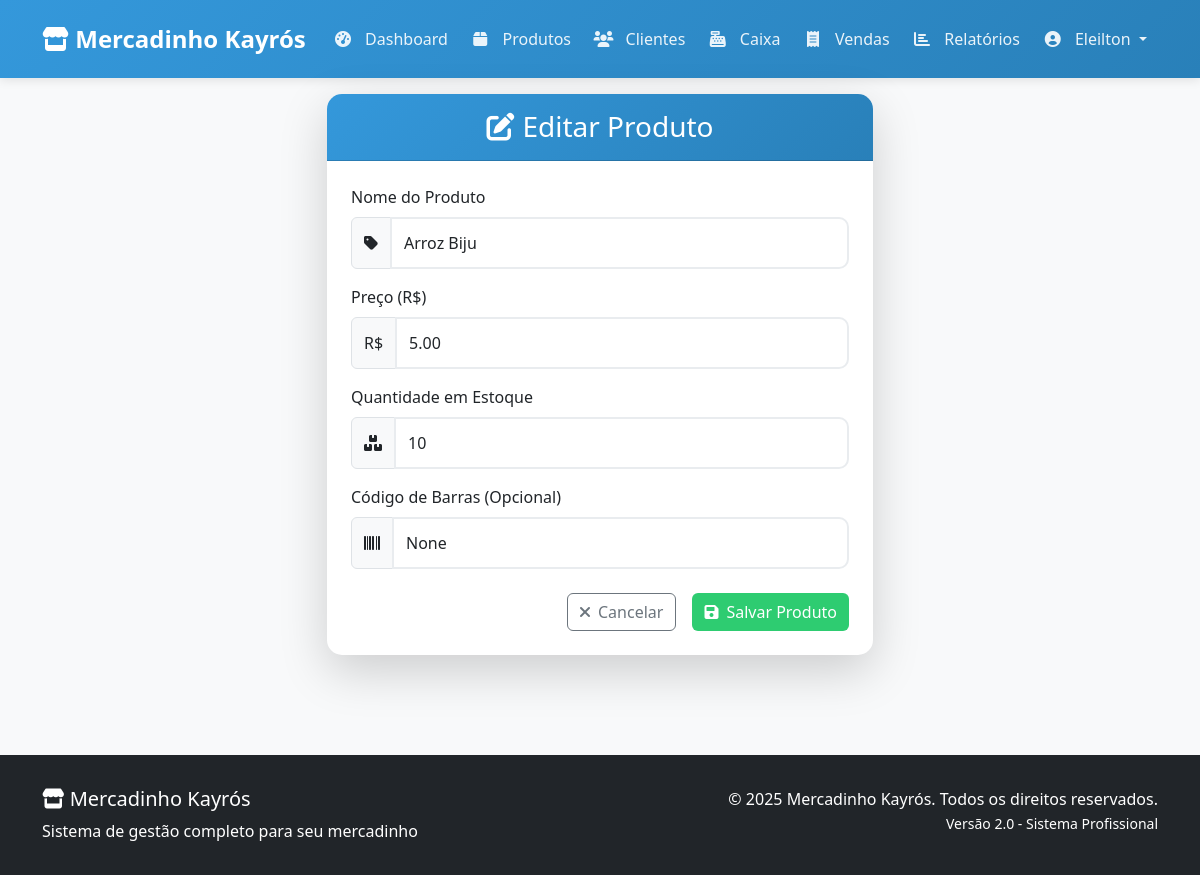
/produtos/editar/8 (signed in), run on the app's committed database.
### tables this page shows
CREATE TABLE usuarios (
        id INTEGER PRIMARY KEY AUTOINCREMENT,
        username TEXT NOT NULL UNIQUE,
        password_hash TEXT NOT NULL
    );

CREATE TABLE produtos (
        id INTEGER PRIMARY KEY AUTOINCREMENT,
        nome TEXT NOT NULL,
        preco REAL NOT NULL,
        quantidade INTEGER NOT NULL,
        codigo_barras TEXT UNIQUE
    );

### app.py (the view, shortened to what this page needs)
@app.route('/produtos/editar/<int:id>', methods=['GET', 'POST'])
@login_required
def editar_produto(id):
    produto_existente = db.buscar_produto_por_id(id)
    if not produto_existente:
        flash('Produto não encontrado.', 'danger')
        return redirect(url_for('produtos'))
    return render_template('produto_formulario.html', titulo="Editar Produto", produto=produto_existente)

### app.py (called while the page is built)
@login_manager.user_loader
def load_user(user_id):
    try:
        return db.get_user_by_id(int(user_id))
    except (ValueError, TypeError):
        return None

@app.before_request
def before_request():
    if request.method == 'POST':
        for key, value in request.form.items():
            if len(str(value)) > 1000:
                flash('Dados enviados são muito grandes!', 'danger')
                return redirect(url_for('index'))

@app.context_processor
def inject_template_vars():
    return {
        'current_year': datetime.utcnow().year,
        'current_user': current_user
    }

### logica_banco.py (called while the page is built)
def get_user_by_id(user_id):
    db = DatabaseManager()
    if not db.connect():
        return None
    user_data = db.fetch_one("SELECT * FROM usuarios WHERE id = ?", (user_id,))
    db.disconnect()
    if user_data:
        return User(
            id=user_data['id'],
            username=user_data['username'],
            password_hash=user_data['password_hash']
        )
    return None

def buscar_produto_por_id(id):
    db = DatabaseManager()
    if not db.connect():
        return None
    produto = db.fetch_one("SELECT * FROM produtos WHERE id = ?", (id,))
    db.disconnect()
    if produto:
        return dict(produto)
    return None

    def connect(self):
        try:
            self.conn = sqlite3.connect(self.db_name)
            self.conn.row_factory = sqlite3.Row  # Permite acessar resultados por nome da coluna
            self.cursor = self.conn.cursor()
            return True
        except sqlite3.Error as e:
            print(f"❌ Erro ao conectar com o banco: {e}")
            return False

    def disconnect(self):
        if self.conn:
            self.conn.close()

    def fetch_one(self, query, params=()):
        try:
            self.cursor.execute(query, params)
            row = self.cursor.fetchone()
            return dict(row) if row else None
        except sqlite3.Error as e:
            print(f"❌ Erro ao buscar dado: {e}")
            return None

### templates/produto_formulario.html (shortened to what this page needs)
{% extends "base.html" %}
{% block content %}
<div class="container">
    <div class="row justify-content-center">
        <div class="col-md-8 col-lg-6">
            <div class="card shadow-lg">
                <div class="card-header text-center">
                    <h3 class="mb-0"><i class="fas fa-{{ 'plus' if not produto else 'edit' }} me-2"></i>{{ titulo }}</h3>
                </div>
                <div class="card-body p-4">
                    <form method="POST">
                        <div class="mb-3">
                            <label for="nome" class="form-label">Nome do Produto</label>
                            <div class="input-group">
                                <span class="input-group-text"><i class="fas fa-tag"></i></span>
                                <input type="text" class="form-control" id="nome" name="nome"
                                       value="{{ produto.nome if produto }}"
                                       placeholder="Ex: Arroz, Feijão, Óleo..." required>
                            </div>
                        </div>
                        <div class="mb-3">
                            <label for="preco" class="form-label">Preço (R$)</label>
                            <div class="input-group">
                                <span class="input-group-text">R$</span>
                                <input type="number" class="form-control" id="preco" name="preco"
                                       value="{{ "%.2f"|format(produto.preco) if produto }}"
                                       step="0.01" min="0.01" placeholder="0.00" required>
                            </div>
                        </div>
                        <div class="mb-3">
                            <label for="quantidade" class="form-label">Quantidade em Estoque</label>
                            <div class="input-group">
                                <span class="input-group-text"><i class="fas fa-boxes"></i></span>
                                <input type="number" class="form-control" id="quantidade" name="quantidade"
                                       value="{{ produto.quantidade if produto }}"
                                       min="0" placeholder="0" required>
                            </div>
                        </div>
                        <div class="mb-4">
                            <label for="codigo_barras" class="form-label">Código de Barras (Opcional)</label>
                            <div class="input-group">
                                <span class="input-group-text"><i class="fas fa-barcode"></i></span>
                                <input type="text" class="form-control" id="codigo_barras" name="codigo_barras"
                                       value="{{ produto.codigo_barras if produto }}"
                                       placeholder="Código de barras do produto">
                            </div>
                        </div>
                        <div class="d-grid gap-2 d-md-flex justify-content-md-end">
                            <a href="{{ url_for('produtos') }}" class="btn btn-outline-secondary me-md-2">
                                <i class="fas fa-times me-2"></i>Cancelar
                            </a>
                            <button type="submit" class="btn btn-success">
                                <i class="fas fa-save me-2"></i>{{ 'Salvar' if produto else 'Adicionar' }} Produto
                            </button>
                        </div>
                    </form>
                </div>
            </div>
        </div>
    </div>
</div>
{% endblock %}

### templates/base.html (shortened to what this page needs)
<!DOCTYPE html>
<html lang="pt-br">
<head>
    <link href="https://cdn.jsdelivr.net/npm/bootstrap@5.3.0/dist/css/bootstrap.min.css" rel="stylesheet">
    <link href="https://cdnjs.cloudflare.com/ajax/libs/font-awesome/6.0.0/css/all.min.css" rel="stylesheet">
</head>
<body>
    <nav class="navbar navbar-expand-lg navbar-dark">
        <div class="container">
            <a class="navbar-brand" href="{{ url_for('dashboard') }}">
                <i class="fas fa-store"></i> Mercadinho Kayrós
            </a>
            <div class="collapse navbar-collapse" id="navbarNav">
                <ul class="navbar-nav me-auto">
                    <li class="nav-item">
                        <a class="nav-link" href="{{ url_for('dashboard') }}">
                            <i class="fas fa-tachometer-alt"></i> Dashboard
                        </a>
                    </li>
                    <li class="nav-item">
                        <a class="nav-link" href="{{ url_for('produtos') }}">
                            <i class="fas fa-box"></i> Produtos
                        </a>
                    </li>
                    <li class="nav-item">
                        <a class="nav-link" href="{{ url_for('clientes') }}">
                            <i class="fas fa-users"></i> Clientes
                        </a>
                    </li>
                    <li class="nav-item">
                        <a class="nav-link" href="{{ url_for('caixa') }}">
                            <i class="fas fa-cash-register"></i> Caixa
                        </a>
                    </li>
                    <li class="nav-item">
                        <a class="nav-link" href="{{ url_for('vendas') }}">
                            <i class="fas fa-receipt"></i> Vendas
                        </a>
                    </li>
                    <li class="nav-item">
                        <a class="nav-link" href="{{ url_for('relatorios') }}">
                            <i class="fas fa-chart-bar"></i> Relatórios
                        </a>
                    </li>
                </ul>
                <ul class="navbar-nav">
                    {% if current_user.is_authenticated %}
                    <li class="nav-item dropdown">
                        <a class="nav-link dropdown-toggle" href="#" id="navbarDropdown" role="button" data-bs-toggle="dropdown">
                            <i class="fas fa-user-circle"></i> {{ current_user.username }}
                        </a>
                    </li>
                    {% else %}
                    <li class="nav-item">
                        <a class="nav-link" href="{{ url_for('login') }}">
                            <i class="fas fa-sign-in-alt"></i> Login
                        </a>
                    </li>
                    {% endif %}
                </ul>
            </div>
        </div>
    </nav>
    <main>
        {% block content %}{% endblock %}
    </main>
    <footer class="bg-dark text-white mt-5">
        <div class="container">
            <div class="row">
                <div class="col-md-6">
                    <h5><i class="fas fa-store"></i> Mercadinho Kayrós</h5>
                    <p class="mb-0">Sistema de gestão completo para seu mercadinho</p>
                </div>
                <div class="col-md-6 text-md-end">
                    <p class="mb-0">&copy; {{ current_year }} Mercadinho Kayrós. Todos os direitos reservados.</p>
                    <small>Versão 2.0 - Sistema Profissional</small>
                </div>
            </div>
        </div>
    </footer>
</body>
</html>

### templates/base.html (style rules this page uses)
:root { --primary: #3498db; --secondary: #e74c3c; --success: #2ecc71; --warning: #f39c12; --dark: #2c3e50; --light: #ecf0f1; }
body { background-color: #f8f9fa; font-family: 'Segoe UI', Tahoma, Geneva, Verdana, sans-serif; min-height: 100vh; display: flex; flex-direction: column; }
.navbar { background: linear-gradient(135deg, var(--primary), #2980b9); box-shadow: 0 2px 10px rgba(0,0,0,0.1); padding: 1rem 0; }
.navbar-brand { font-weight: 700; font-size: 1.5rem; color: white !important; }
.navbar-nav .nav-link { color: rgba(255,255,255,0.9) !important; font-weight: 500; padding: 0.5rem 1rem; border-radius: 5px; margin: 0 0.2rem; transition: all 0.3s ease; }
.navbar-nav .nav-link i { margin-right: 0.5rem; width: 20px; text-align: center; }
.btn-success { background: var(--success); border: none; }
.card { border: none; border-radius: 15px; box-shadow: 0 5px 15px rgba(0,0,0,0.08); transition: all 0.3s ease; margin-bottom: 20px; }
.card-header { background: linear-gradient(135deg, var(--primary), #2980b9); color: white; border-radius: 15px 15px 0 0 !important; font-weight: 600; padding: 1rem 1.5rem; }
.form-control { border-radius: 10px; border: 2px solid #e9ecef; padding: 12px; transition: all 0.3s ease; }
main { flex: 1; padding-bottom: 2rem; }
footer { background-color: var(--dark); color: white; padding: 2rem 0; margin-top: auto; }

### data on the page
usuarios: username "Eleilton"
produtos: nome "Arroz Biju", preco "5.00", quantidade "10"

### other printed values
{{ titulo }} "Editar Produto"
{{ 'Salvar' if produto else 'Adicionar' }} "Salvar"
